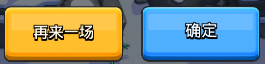
#> input picture picture/interface/finish.png, 265 x 64 px, found by its file name
$ python -i index.py   (imports and definitions only)
#> lines starting #> are read from the running program, lines starting #| are printed output that depends on the picture
import cv2
import numpy as np
import pyautogui

# 比较器
# [14 lines left out: function check_interface, not called in this run]

# 检查游戏是否结束
def check_game_end():
    template1 = cv2.imread(r".\picture\interface\finish.png", 0)
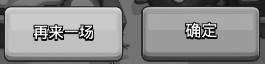
#> template1: shape (64, 265); min 0, max 255, mean 137.8
    template2 = cv2.imread(r".\picture\interface\finish2.png", 0)
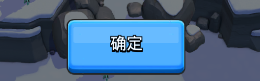
#> input picture picture/interface/finish2.png, 260 x 81 px, found by its file name
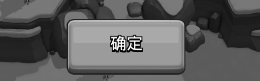
#> template2: shape (81, 260); min 0, max 254, mean 92.5
    screenshot = pyautogui.screenshot(region=(82, 704, 285, 82))
    screen_np = np.array(screenshot)
#> (the run stopped early here; a loop or call above may not have finished)
